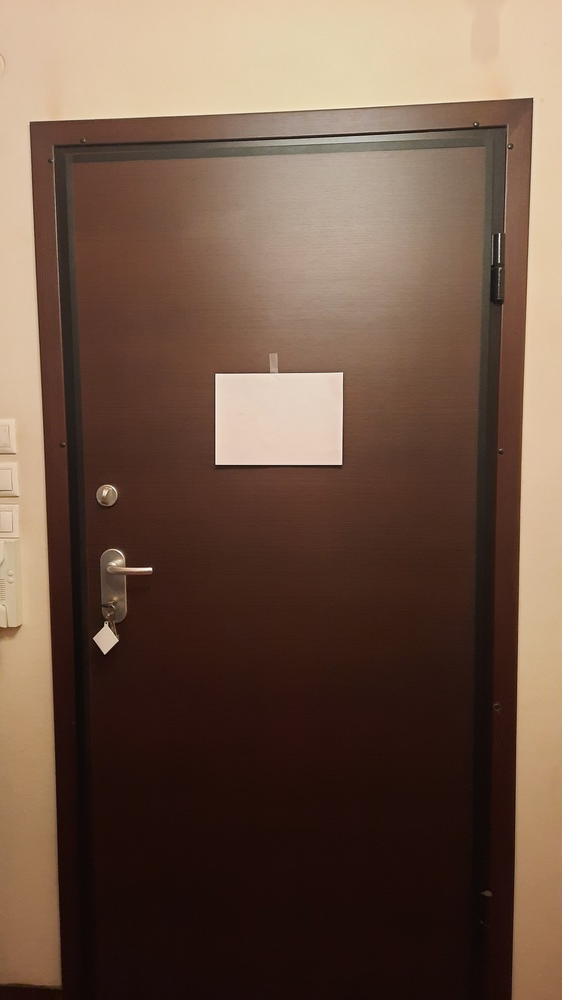
#> input picture upload/200cm-2-30.jpg, 562 x 1000 px, shrunk from 2250 x 4000 before the run
$ python distance.py
#> lines starting #> are read from the running program, lines starting #| are printed output that depends on the picture; after the words box and inside, x2 and y2 are one past the last pixel; in counts of white or black regions, pixels touching at a corner belong together
from imutils import paths
import numpy as np
import imutils
import cv2
import os

KNOWN_DISTANCE_IN_CM = 150
KNOWN_WIDTH_IN_CM = 30

def find_marker(image):
	gray = cv2.cvtColor(image, cv2.COLOR_BGR2GRAY)
	gray = cv2.GaussianBlur(gray, (5, 5), 0)
	edged = cv2.Canny(gray, 35, 125)
	cnts = cv2.findContours(edged.copy(), cv2.RETR_LIST, cv2.CHAIN_APPROX_SIMPLE)
	cnts = imutils.grab_contours(cnts)
	c = max(cnts, key = cv2.contourArea)
	return cv2.minAreaRect(c)

def distance_to_camera(knownWidth, focalLength, perWidth):
	return (knownWidth * focalLength) / perWidth

def calculate_distance():
	trainImage = "upload/200cm-2-30.jpg"
	image = cv2.imread(trainImage)
#> image is the input picture: shape (1000, 562, 3); mean B, G, R 70.5, 86.1, 110.7
	trainImagePixel = image.shape[0]
#> trainImagePixel = 1000
	marker = find_marker(image)
#> in find_marker, `gray = cv2.cvtColor(image, cv2.COLOR_BGR2GRAY)`:
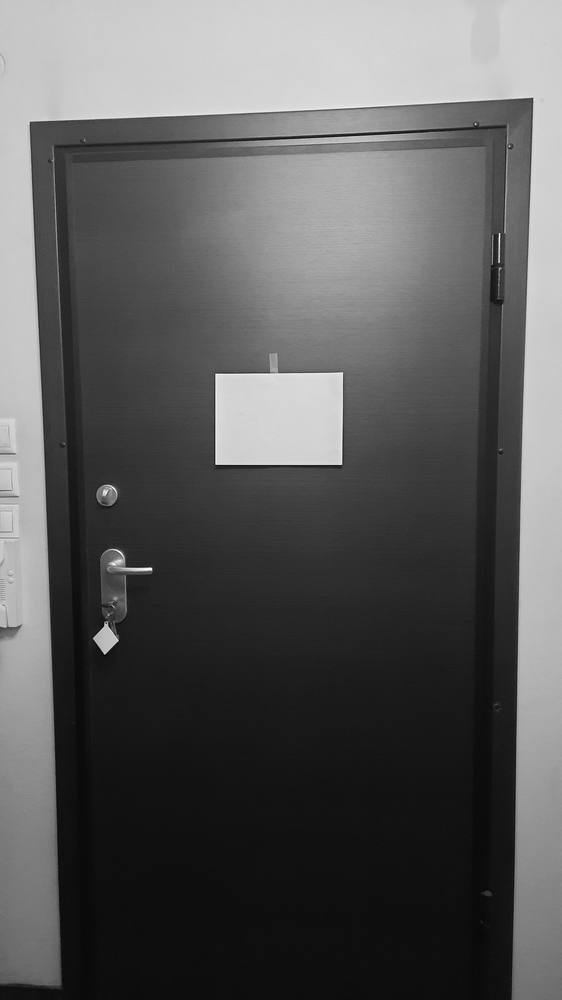
#> gray: shape (1000, 562); min 5, max 252, mean 91.7
#> in find_marker, `edged = cv2.Canny(gray, 35, 125)`:
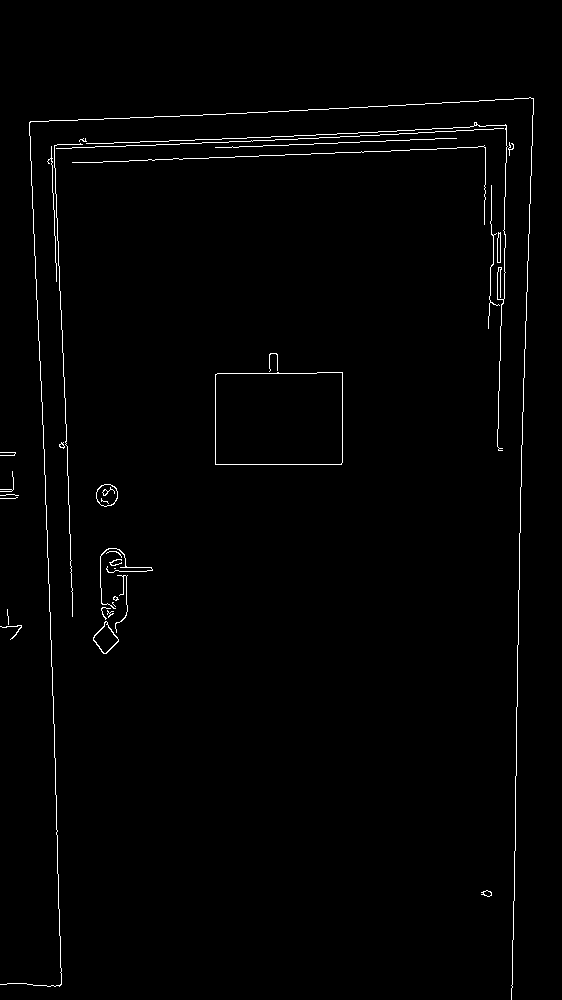
#> edged: shape (1000, 562); 1.2% white in thin lines or dots, all inside (x1, y1, x2, y2) = (0, 97, 534, 1000)
#> in find_marker, `cnts = cv2.findContours(edged.copy(), cv2.RETR_LIST, cv2.CHAIN_APPROX_..`: cnts = 43 contours, 31 with area under 20; largest, box (x1, y1, x2, y2) and area: (215, 372, 343, 465) 11582, (215, 372, 343, 465) 11578, (93, 621, 119, 654) 438, (93, 621, 119, 654) 393, (96, 484, 118, 507) 372
#> in find_marker, `c = max(cnts, key = cv2.contourArea)`: c = contour of 14 points, box (x1, y1, x2, y2) (215, 372, 343, 465), area 11582
#> marker = ((278.5, 418), (92, 127), -90)
	focalLength = (marker[1][0] * KNOWN_DISTANCE_IN_CM) / KNOWN_WIDTH_IN_CM
#> focalLength = 460
	list_of_distances = []
	i = 0
	for imagePath in sorted(paths.list_images("upload")):
		print(i)
		i = i +1
		image = cv2.imread(imagePath)
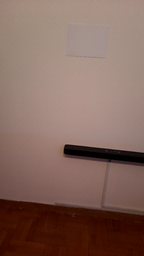
#> input picture upload/150cm-30.png, 144 x 256 px, shrunk from 576 x 1024 before the run
#> image is the input picture: shape (256, 144, 3); mean B, G, R 93.4, 103.2, 132.1
		if imagePath == trainImage:
			continue
		if trainImagePixel != image.shape[0]:
			continue
		marker = find_marker(image)
		meters = distance_to_camera(KNOWN_WIDTH_IN_CM, focalLength, marker[1][0])
		# print('dimantions: ', image.shape)
		# print(imagePath, 'dist in cm: ', round(meters, 0), " : " ,image.shape)
		list_of_distances.append(round(meters, 0))
	return list_of_distances

if __name__ == '__main__':
	calculate_distance()
